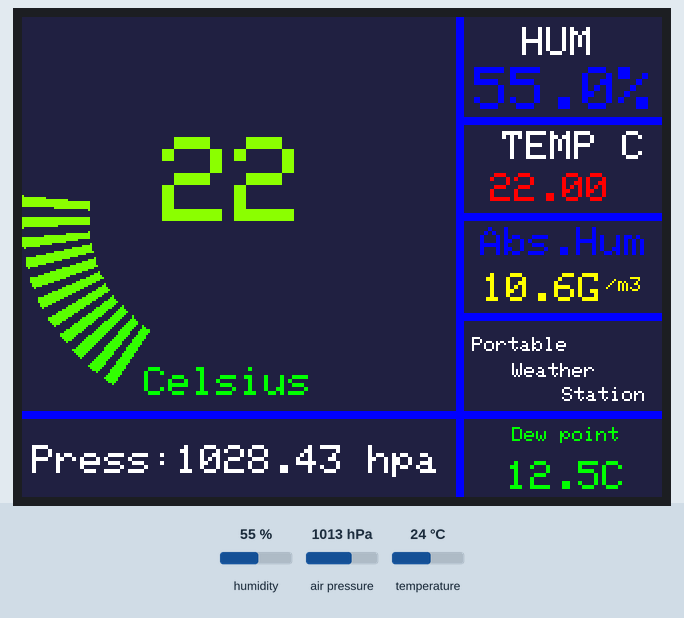
A sketch run on a simulated Arduino Uno, built with avr-gcc and run on an emulated ATmega328P. Parts: 320×240 colour display. The test bench sets the inputs (shaded band); at power-on: temperature 24 °C, humidity 55 %, air pressure 1013 hPa. What the sketch prints to the serial monitor is not drawn.

Above: at 1.4 s.
1.5 s: temperature set to 28 °C
At 2.8 s:
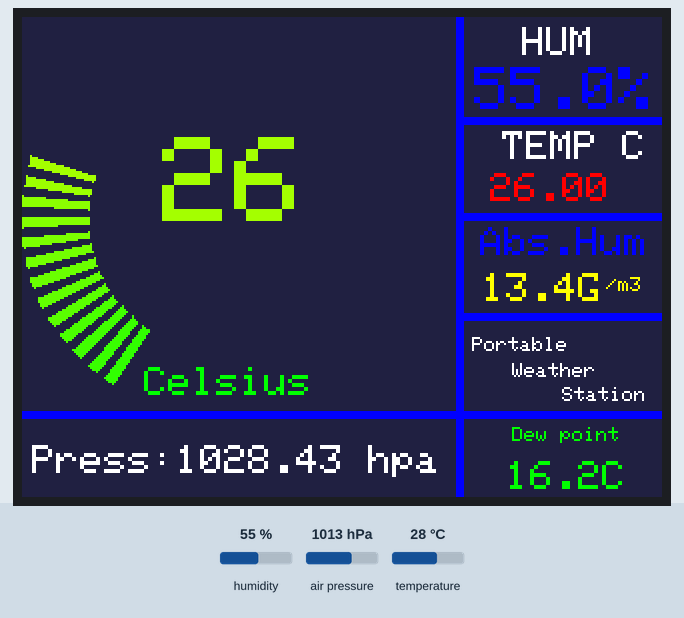
3.8 s: temperature set to 33 °C
At 5.6 s:
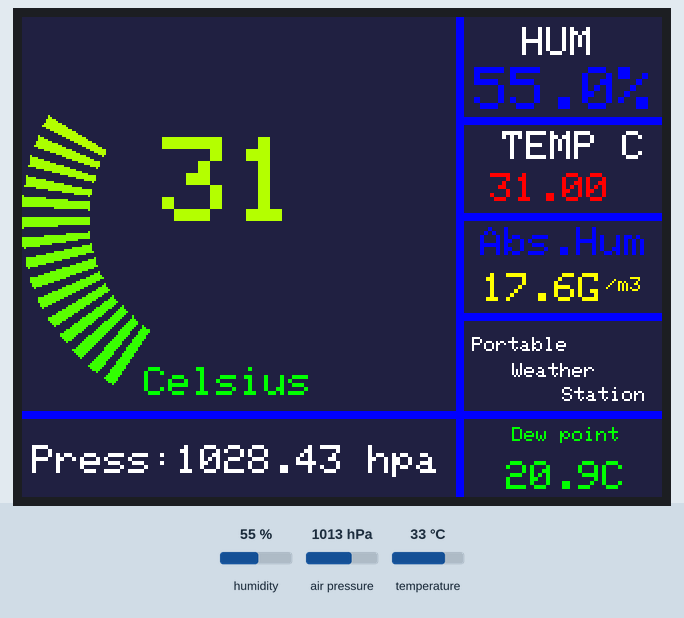
5.9 s: temperature set to 41 °C
At 7.3 s:
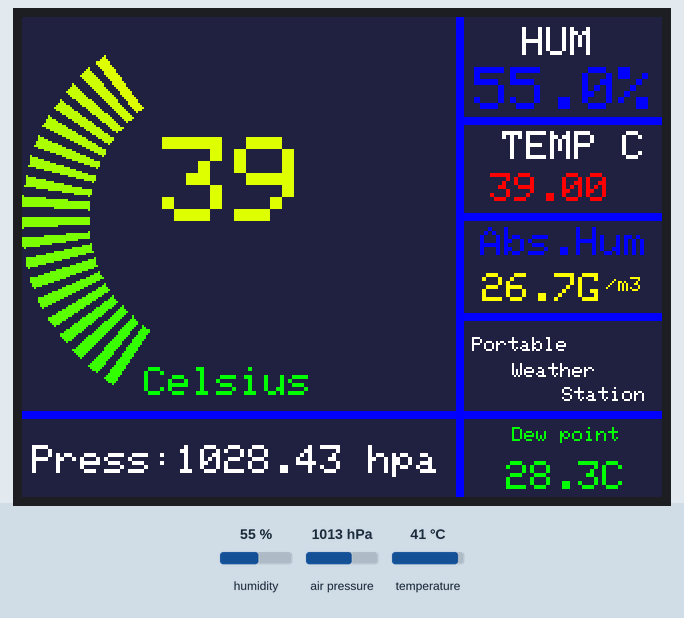
8.0 s: humidity set to 22 %
At 9.0 s:
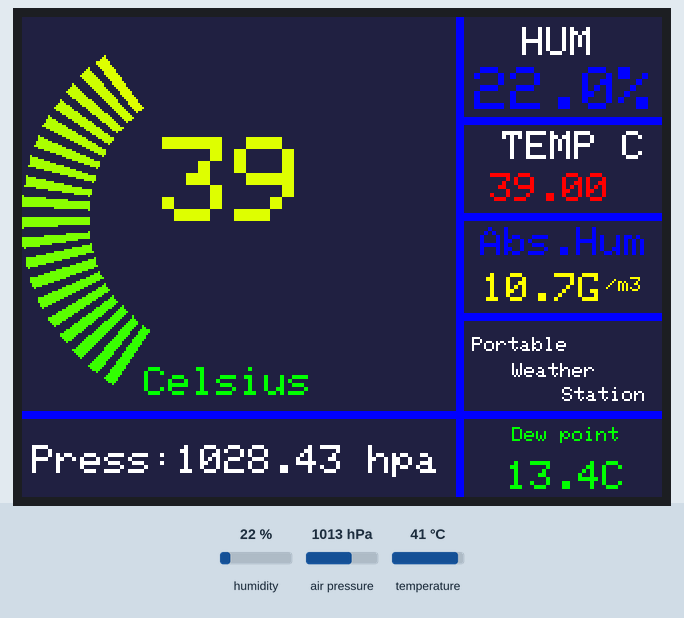
10.0 s: air pressure set to 952 hPa
At 10.6 s:
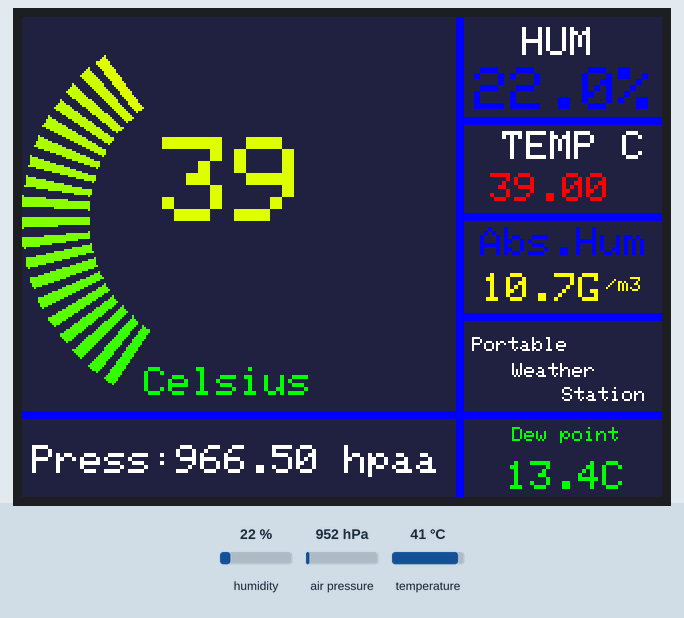
Timing chart, 0 to 12.6 s (numbered marks = the images above; inputs shaded):
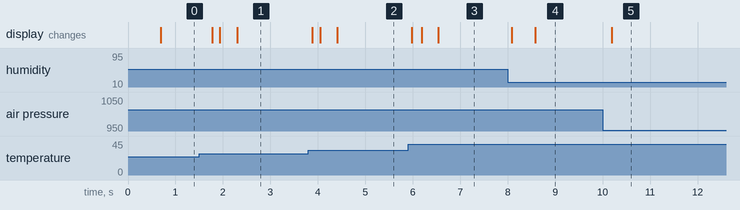

The sketch:

ILI9341PARALLELBME280.ino
```cpp
#include <SPFD5408_Adafruit_GFX.h>
#include <SPFD5408_Adafruit_TFTLCD.h>
#include <SPFD5408_TouchScreen.h>
#include <Wire.h>
#include <Adafruit_Sensor.h>
#include <Adafruit_BME280.h>
#include <SPI.h>

Adafruit_BME280 bme;

#define bme_ADDRESS 0x76

// *** Define Touchscreen Pin
#define YP A1
#define XM A2
#define YM 5
#define XP 6

// *** Define Value of Touchscreen input
#define TS_MINX 125
#define TS_MINY 85
#define TS_MAXX 965
#define TS_MAXY 905
TouchScreen ts = TouchScreen(XP, YP, XM, YM, 300);

// *** Define Pin of LCD used
#define LCD_CS A3
#define LCD_CD A2
#define LCD_WR A1
#define LCD_RD A0
//#define LCD_RESET A4

// *** Define Name of Color
#define BLACK   0x0000
#define WHITE   0xFFFF
#define RED     0xF800
#define GREEN   0x07E0
#define BLUE    0x001F
#define CYAN    0x07FF
#define MAGENTA 0xF81F
#define YELLOW  0xFFE0
#define GREY    0x2108

Adafruit_TFTLCD tft(LCD_CS, LCD_CD, LCD_WR, LCD_RD, 1);

#define MINPRESSURE 10
#define MAXPRESSURE 1000

// Meter colour schemes
#define RED2RED 0
#define GREEN2GREEN 1
#define BLUE2BLUE 2
#define BLUE2RED 3
#define GREEN2RED 4
#define RED2GREEN 5

uint32_t runTime = -99999;       // time for next update
int reading = 0; // Value to be displayed
int d = 0; // Variable used for the sinewave test waveform
boolean alert = 0;
int8_t ramp = 1;
int tesmod = 0;

float ah; //absolute humidity = water vapor density in g/m*3
float rh; // relative humidity in %
float t; //temperature in celsius
float td; //dew point in celsius
float tf; //temperature in fahrenheit
float tdf; // dew point temperature in fahrenheit

double dewPoint(double celsius, double humidity){
double RATIO = 373.15 / (273.15 + celsius);
double RHS = -7.90298 * (RATIO - 1);
RHS += 5.02808 * log10(RATIO);
RHS += -1.3816e-7 * (pow(10, (11.344 * (1 - 1 / RATIO ))) - 1) ;
RHS += 8.1328e-3 * (pow(10, (-3.49149 * (RATIO - 1))) - 1) ;
RHS += log10(1013.246);
double VP = pow(10, RHS - 3) * humidity;
double T = log(VP / 0.61078); // temp var
return (241.88 * T) / (17.558 - T);
}

  void setup()
  {
  Serial.begin(9600);
  Serial.println("Reading sensors...");
  randomSeed(analogRead(5));
  tft.reset();
  bme.begin(0x76);
  tft.begin(0x9325);  //Or replace it with 0x9325, 0x9228, 0x9230
  tft.setRotation(1); //
  tft.fillScreen(GREY);
  tft.setCursor (240, 57);
  tft.setTextSize (2);
  tft.setTextColor (WHITE, GREY);
  tft.print ("TEMP C");
  tft.setCursor (250, 5);
  tft.setTextSize (2);
  tft.setTextColor (WHITE,GREY);
  tft.print ("HUM");

  //Design Interface (lines)
  tft.fillRect(0, 197, 217, 4, BLUE);
  tft.fillRect(217, 98, 320, 4, BLUE);
  tft.fillRect(217, 148, 320, 4, BLUE);
  tft.fillRect(217, 0, 4, 240, BLUE);
  tft.fillRect(221, 50, 320, 4, BLUE);
  tft.fillRect(221, 197, 320, 4, BLUE);
}

  void loop() {


  float h = bme.readHumidity();
  float t = bme.readTemperature()-2;
  float p = bme.readPressure();


  rh = bme.readHumidity();

  ah = (6.112 * pow(2.71828, ((17.67 * t) / (243.5 + t))) * rh * 2.1674) / (273.15 + t);


  {

  tft.setCursor(234, 78);
  tft.setTextSize (2);
  tft.setTextColor ( RED , GREY);
  tft.print (t,2);


  tft.setCursor(229, 105);
  tft.setTextSize (2);
  tft.setTextColor ( BLUE , GREY);
  tft.print ("Abs.Hum");
  tesmod=1;

  tft.setCursor(230, 128);
  tft.setTextSize (2);
  tft.setTextColor ( YELLOW , GREY);
  tft.print (ah);
  tesmod=1;

  tft.setCursor(278, 128);
  tft.setTextSize (2);
  tft.setTextColor ( YELLOW , GREY);
  tft.print ("G");

  tft.setCursor(292, 130);
  tft.setTextSize (1);
  tft.setTextColor ( YELLOW , GREY);
  tft.print ("/m3");

    tft.setCursor (225,160);
    tft.setTextSize (1);
    tft.setTextColor (WHITE,GREY);
    tft.print ("Portable");

    tft.setCursor (245,173);
    tft.setTextSize (1);
    tft.setTextColor (WHITE,GREY);
    tft.print ("Weather");

    tft.setCursor (270,185);
    tft.setTextSize (1);
    tft.setTextColor (WHITE,GREY);
    tft.print ("Station");

    tft.setCursor (245,205);
    tft.setTextSize (1);
    tft.setTextColor (GREEN,GREY);
    tft.print ("Dew point");

    tft.setCursor (242,222);
    tft.setTextSize (2);
    tft.setTextColor (GREEN,GREY);
    tft.print (dewPoint(t, h));

    tft.setCursor (290,222);
    tft.setTextSize (2);
    tft.setTextColor (GREEN,GREY);
    tft.print ("C");


    tft.setCursor (5,214);
    tft.setTextSize (2);
    tft.setTextColor (WHITE,GREY);
    tft.print ("Press:");

    tft.setTextSize (2);
    tft.setTextColor (WHITE,GREY);
    tft.print (bme.readPressure() / 98.5);

    tft.setTextSize (2);
    tft.setTextColor (WHITE,GREY);
    tft.print (" hpa");


    }

  if (millis() - runTime >= 500) { // Execute every 500ms
    runTime = millis();
    if (tesmod == 0) {
      reading = 40;
    }
    if (tesmod == 1) {
      reading = t ;
    }
    int xpos = 0, ypos = 5, gap = 4, radius = 52;
    // Draw a large meter
    xpos = 320 / 2 - 160, ypos = 0, gap = 100, radius = 100;
    ringMeter(reading, 1, 99, xpos, ypos, radius, "Celsius", GREEN2RED);
    if (h > 0) { //Humidity %
      tft.setCursor (226, 25); //157,208
      tft.setTextSize (3);
      tft.setTextColor (BLUE, GREY);
      tft.print (h, 1); tft.print ('%');
      tesmod = 1;
    }
  }
}

int ringMeter(int value, int vmin, int vmax, int x, int y, int r, char *units, byte scheme)
{

  x += r; y += r;
  int w = r / 3;
  int angle = 150;
  int v = map(value, vmin, vmax, -angle, angle);
  byte seg = 3;
  byte inc = 6;

  int colour = GREY;

  for (int i = -angle + inc / 2; i < angle - inc / 2; i += inc) {

    float sx = cos((i - 90) * 0.0174532925);
    float sy = sin((i - 90) * 0.0174532925);
    uint16_t x0 = sx * (r - w) + x;
    uint16_t y0 = sy * (r - w) + y;
    uint16_t x1 = sx * r + x;
    uint16_t y1 = sy * r + y;
    // Calculate pair of coordinates for segment end
    float sx2 = cos((i + seg - 90) * 0.0174532925);
    float sy2 = sin((i + seg - 90) * 0.0174532925);
    int x2 = sx2 * (r - w) + x;
    int y2 = sy2 * (r - w) + y;
    int x3 = sx2 * r + x;
    int y3 = sy2 * r + y;
    if (i < v) { // Fill in coloured segments with 2 triangles
      switch (scheme) {
        case 0: colour = RED; break; // Fixed colour
        case 1: colour = GREEN; break; // Fixed colour
        case 2: colour = BLUE; break; // Fixed colour
        case 3: colour = rainbow(map(i, -angle, angle, 0, 127)); break; // Full spectrum blue to red
        case 4: colour = rainbow(map(i, -angle, angle, 70, 127)); break; // Green to red (high temperature etc)
        case 5: colour = rainbow(map(i, -angle, angle, 127, 63)); break; // Red to green (low battery etc)
        default: colour = BLUE; break; // Fixed colour
      }
      tft.fillTriangle(x0, y0, x1, y1, x2, y2, colour);
      tft.fillTriangle(x1, y1, x2, y2, x3, y3, colour);
      //text_colour = colour; // Save the last colour drawn
    }
    else // Fill in blank segments
    {
      tft.fillTriangle(x0, y0, x1, y1, x2, y2, GREY);
      tft.fillTriangle(x1, y1, x2, y2, x3, y3, GREY);
    }
  }
  // Convert value to a string
  char buf[10];
  byte len = 0;  if (value > 999) len = 5;
  dtostrf(value, 1, len, buf);
    //buf[len] = 1;
  //buf[len] = 2; // Add blanking space and terminator, helps to centre text too!
  // Set the text colour to default
  if (value > 7) {
    tft.setTextColor(colour, GREY);
    tft.setCursor(x - 30, y - 40); tft.setTextSize(6);
    tft.print(buf);
  }
  if (value < 10) {
    tft.setTextColor(BLUE, GREY);
    tft.setCursor(x - 30, y - 40); tft.setTextSize(6);
    tft.print(buf);
  }
  tft.setTextColor(GREEN, GREY);
  tft.setCursor(x - 39, y + 75); tft.setTextSize(2);
  tft.print(units); // Units display
  // Calculate and return right hand side x coordinate
  return x + r;
}

unsigned int rainbow(byte value)
{
  // Value is expected to be in range 0-127
  // The value is converted to a spectrum colour from 0 = blue through to 127 = red
  byte red = 0; // Red is the top 5 bits of a 16 bit colour value
  byte green = 0;// Green is the middle 6 bits
  byte blue = 0; // Blue is the bottom 5 bits
  byte quadrant = value / 32;
  if (quadrant == 0) {
    blue = 31;
    green = 2 * (value % 32);
    red = 0;
  }
  if (quadrant == 1) {
    blue = 31 - (value % 32);
    green = 63;
    red = 0;
  }
  if (quadrant == 2) {
    blue = 0;
    green = 63;
    red = value % 32;
  }
  if (quadrant == 3) {
    blue = 0;
    green = 63 - 2 * (value % 32);
    red = 31;
  }
  return (red << 11) + (green << 5) + blue;
}
// #########################################################################
// Return a value in range -1 to +1 for a given phase angle in degrees
// #########################################################################
float sineWave(int phase) {
  return sin(phase * 0.0174532925);
}
```

Measured:
- after the input at 1.5 s, the display: first changes after 0.28 s (image 1 shows a later state)
- after the input at 3.8 s, the display: first changes after 0.08 s (image 2 shows a later state)
- after the input at 5.9 s, the display: first changes after 0.08 s (image 3 shows a later state)
- after the input at 8.0 s, the display: first changes after 0.09 s (image 4 shows a later state)
- after the input at 10.0 s, the display: changes after 0.19 s (image 5)
